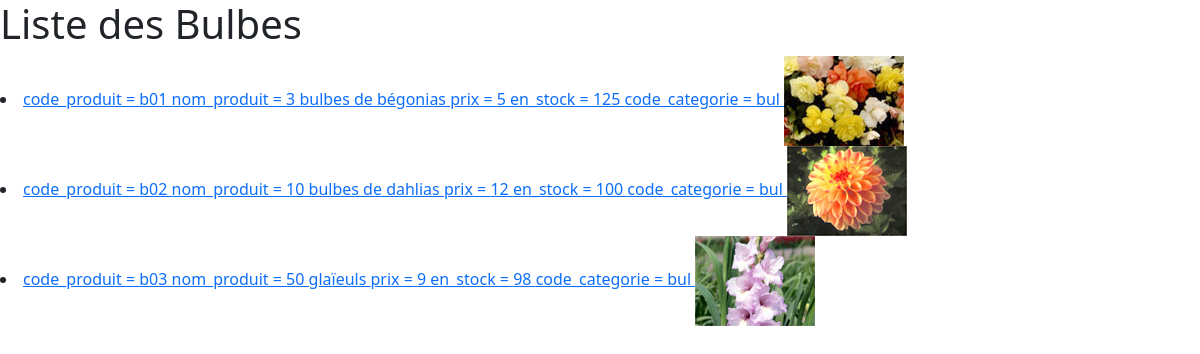
Page /laFleur/Bulbes.php on the committed database.
### tables this page shows
CREATE TABLE IF NOT EXISTS `produit` (
  `code_produit` varchar(4) NOT NULL,
  `nom_produit` varchar(50) NOT NULL,
  `prix` float NOT NULL,
  `en_stock` int(11) NOT NULL,
  `image` varchar(50) NOT NULL,
  `code_categorie` varchar(4) NOT NULL,
  PRIMARY KEY (`code_produit`),
  KEY `PRODUIT_CATEGORIE_FK` (`code_categorie`)
);

### laFleur/Bulbes.php (the view, shortened to what this page needs)
<?php
require 'sqlconnect.php';
$sql = 'SELECT * FROM produit WHERE code_categorie = "bul"' ;
$table = $connection->query($sql);
?>
<!DOCTYPE html>
<html lang="en">
<head>
   <link href="https://cdn.jsdelivr.net/npm/bootstrap@5.1.3/dist/css/bootstrap.min.css" rel="stylesheet">
</head>
<body>
   <h1>
   </h1>
      <?php
         while($ligne = $table->fetch()) {
      ?>
   <li>
      <a href="resultat.php?<?php echo 'code_produit='.$ligne['code_produit'].'&nom_produit='.$ligne['nom_produit'].'&prix='.$ligne['prix'].'&en_stock='.$ligne['en_stock'].'&code_categorie='.$ligne['code_categorie'].'&image='.$ligne['image'];?>">
         <?php
               echo 'code_produit = '.$ligne['code_produit'].' nom_produit = '.$ligne['nom_produit'].' prix = '.$ligne['prix'].' en_stock = '. $ligne['en_stock'].' code_categorie = '. $ligne['code_categorie'];
         ?>
      </a>
      <img src="<?php echo './images/'.$ligne['image'].'.jpg'?>">
   </li>
   <?php
      }
   ?>
</body>
</html>

### rows in the picture
produit: code_produit "b01", nom_produit "3 bulbes de bégonias", prix "5", en_stock "125", code_categorie "bul", image (picture)
produit: code_produit "b02", nom_produit "10 bulbes de dahlias", prix "12", en_stock "100", code_categorie "bul", image (picture)
produit: code_produit "b03", nom_produit "50 glaïeuls", prix "9", en_stock "98", code_categorie "bul", image (picture)
